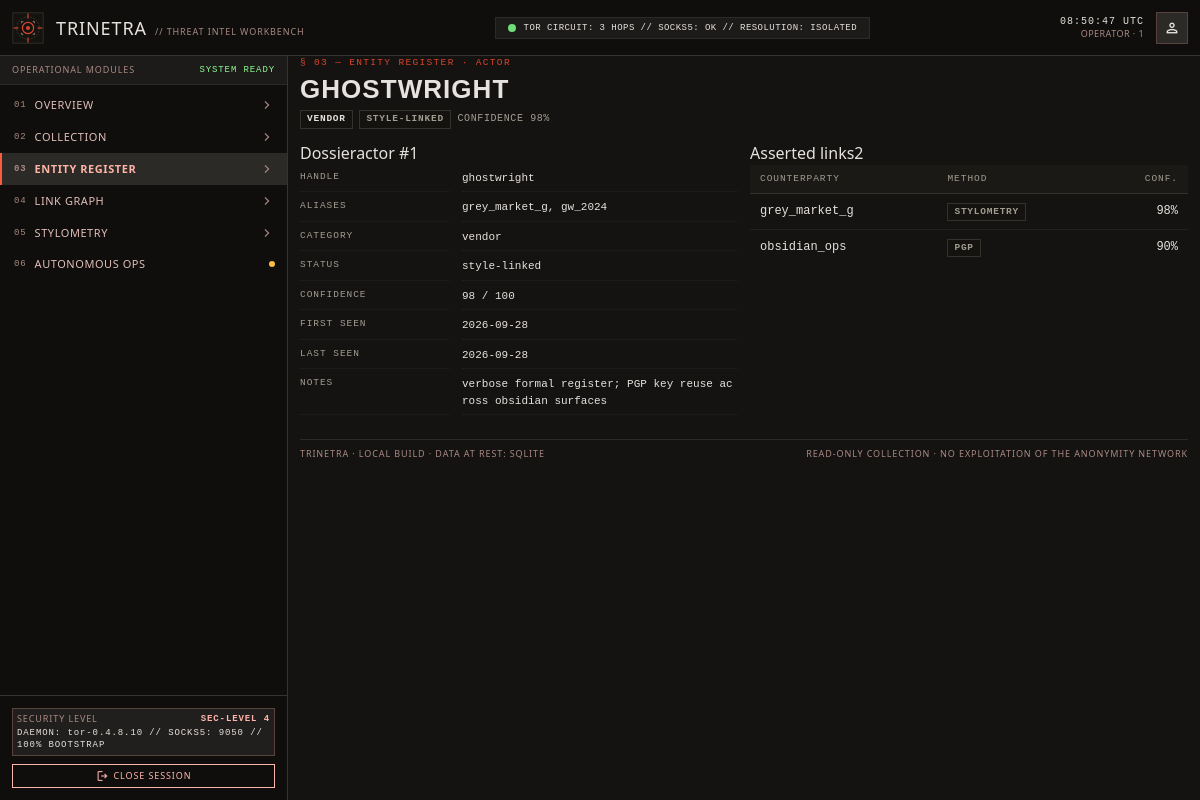
The app's page /intel/actor/ghostwright (signed in) with its own data.
### models.py (models this page shows, shortened)
class Actor(db.Model):
    __tablename__ = "actors"
    id = db.Column(db.Integer, primary_key=True)
    handle = db.Column(db.String(120), unique=True, nullable=False)
    aliases = db.Column(db.String(255), default="")
    category = db.Column(db.String(40), default="unknown")
    confidence = db.Column(db.Integer, default=0)   # 0-100 attribution confidence
    status = db.Column(db.String(30), default="unattributed")
    first_seen = db.Column(db.DateTime, default=utcnow)
    last_seen = db.Column(db.DateTime, default=utcnow)
    notes = db.Column(db.Text, default="")

class PersonaLink(db.Model):
    __tablename__ = "persona_links"
    id = db.Column(db.Integer, primary_key=True)
    actor_a = db.Column(db.String(120), index=True)
    actor_b = db.Column(db.String(120), index=True)
    method = db.Column(db.String(30))   # pgp|wallet|handle|stylometry|infra
    confidence = db.Column(db.Integer, default=0)
    evidence = db.Column(db.Text, default="[]")
    created_at = db.Column(db.DateTime, default=utcnow)

### routes/intel.py (the view)
@intel_bp.route("/actor/<path:handle>")
def actor(handle):
    a = Actor.query.filter_by(handle=handle).first_or_404()
    links = [l for l in PersonaLink.query.all() if handle in (l.actor_a, l.actor_b)]
    return render_template("actor.html", actor=a, links=links)

### templates/actor.html (shortened to what this page needs)
{% extends "base.html" %}
{% block content %}
<div class="masthead">
  <div>
    <div class="eyebrow">§ 03 — entity register · actor</div>
    <h2>{{ actor.handle }}</h2>
  </div>
  <div class="meta">
    <span class="tag dark">{{ actor.category }}</span>
    <span class="tag info">{{ actor.status }}</span>
    confidence {{ actor.confidence }}%
  </div>
</div>
<div class="grid g2">
  <div class="panel">
    <header><span class="t">Dossier</span><span class="r">actor #{{ actor.id }}</span></header>
    <div class="body">
      <div class="kv">
        <div>handle</div><div>{{ actor.handle }}</div>
        <div>aliases</div><div>{{ actor.aliases or '—' }}</div>
        <div>category</div><div>{{ actor.category }}</div>
        <div>status</div><div>{{ actor.status }}</div>
        <div>confidence</div><div>{{ actor.confidence }} / 100</div>
        <div>first seen</div><div>{{ actor.first_seen.strftime('%Y-%m-%d') if actor.first_seen else '—' }}</div>
        <div>last seen</div><div>{{ actor.last_seen.strftime('%Y-%m-%d') if actor.last_seen else '—' }}</div>
        <div>notes</div><div>{{ actor.notes or '—' }}</div>
      </div>
    </div>
  </div>
  <div class="panel">
    <header><span class="t">Asserted links</span><span class="r">{{ links | length }}</span></header>
    <div class="body tight">
      <table>
        <thead><tr><th>counterparty</th><th>method</th><th class="num">conf.</th></tr></thead>
        <tbody>
        {% for l in links %}
          {% set other = l.actor_b if l.actor_a == actor.handle else l.actor_a %}
          <tr>
            <td>{{ other }}</td>
            <td><span class="tag info">{{ l.method }}</span></td>
            <td class="num">{{ l.confidence }}%</td>
          </tr>
        {% else %}
          <tr><td colspan="3" class="empty">no links asserted</td></tr>
        {% endfor %}
        </tbody>
      </table>
    </div>
  </div>
</div>
{% endblock %}

### static/css/trinetra.css (style rules this page uses)
:root { --surface: #141311; --surface-low: #1d1b19; --surface-high: #2b2a27; --hairline: #34322c; --hairline-soft: #23221e; --ink: #e6e2de; --muted: #a29d91; --accent: #d8452c; --ok: #3fb950; --warn: #d29922; --blue: #7ea6c9; --low: #6f7b86; }
html, body { height: 100%; }
body { margin: 0; overscroll-behavior: none; }
table { width: 100%; border-collapse: collapse; font-family: 'JetBrains Mono', monospace; font-size: 12px; }
thead th { background: #1a1915; color: var(--muted); font-size: 9.5px; font-weight: 500; letter-spacing: .1em; text-transform: uppercase; text-align: left; padding: 7px 10px; border-bottom: 1px solid var(--hairline); white-space: nowrap; }
tbody td { padding: 8px 10px; color: var(--ink); border-bottom: 1px solid var(--hairline-soft); vertical-align: top; }
tbody tr:last-child td { border-bottom: none; }
td.num, th.num { text-align: right; font-variant-numeric: tabular-nums; }
.tag { display: inline-block; padding: 1px 6px; font-family: 'JetBrains Mono', monospace; font-size: 9.5px; font-weight: 600; letter-spacing: .08em; text-transform: uppercase; border: 1px solid var(--hairline); color: var(--muted); background: #141310; white-space: nowrap; }
.tag.info { color: var(--muted); border-color: var(--hairline); }
.tag.dark { color: var(--ink); border-color: var(--hairline); }
.masthead { margin-bottom: 12px; }
.eyebrow { font-family: 'JetBrains Mono', monospace; font-size: 9.5px; letter-spacing: .14em; text-transform: uppercase; color: var(--accent); margin-bottom: 4px; }
.masthead h2 { margin: 0; font-family: 'Barlow Condensed', sans-serif; font-size: 26px; line-height: 30px; font-weight: 700; letter-spacing: .04em; text-transform: uppercase; color: var(--ink); }
.masthead .meta { font-family: 'JetBrains Mono', monospace; font-size: 10px; letter-spacing: .06em; color: var(--muted); text-transform: uppercase; margin-top: 6px; }
.grid { display: grid; gap: 12px; }
.g2 { grid-template-columns: repeat(2, minmax(0, 1fr)); }
.kv { display: grid; grid-template-columns: 150px 1fr; gap: 2px 12px; font-family: 'JetBrains Mono', monospace; font-size: 11px; }
.kv > div:nth-child(odd) { color: var(--muted); font-size: 9.5px; letter-spacing: .1em; text-transform: uppercase; padding: 5px 0; border-bottom: 1px dotted var(--hairline-soft); }
.kv > div:nth-child(even) { color: var(--ink); padding: 5px 0; border-bottom: 1px dotted var(--hairline-soft); word-break: break-all; }

### records on screen
Actor: handle "GHOSTWRIGHT", category "VENDOR", status "STYLE-LINKED", confidence "98", id "1", handle "ghostwright", aliases "grey_market_g, gw_2024", category "vendor", status "style-linked", first_seen "2026-09-28", last_seen "2026-09-28", notes "verbose formal register; PGP key reuse across obsidian surfaces"
PersonaLink: actor_b "grey_market_g", method "STYLOMETRY", confidence "98"
PersonaLink: actor_b "obsidian_ops", method "PGP", confidence "90"

### other values on screen
{{ user or 'guest' }} "1"
{{ n }} "01" "02" "03" "04" "05" "06"
{{ label }} "OVERVIEW" "COLLECTION" "ENTITY REGISTER" "LINK GRAPH" "STYLOMETRY" "AUTONOMOUS OPS"
{{ links | length }} "2"
